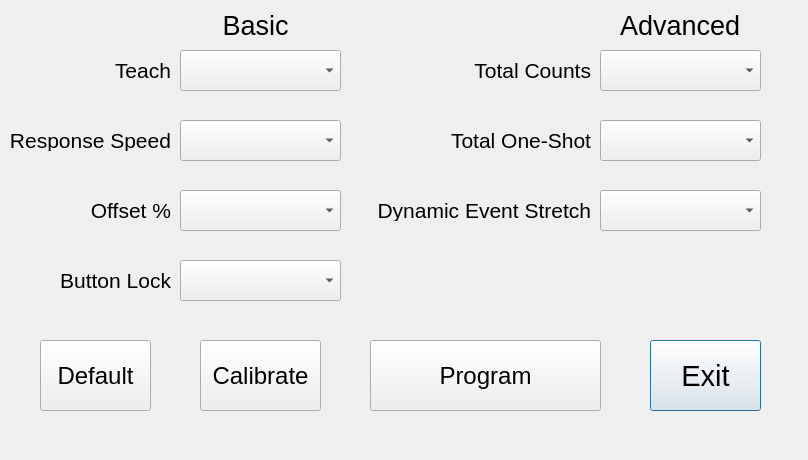
<?xml version="1.0" encoding="UTF-8"?>
<ui version="4.0">
 <class>CounterConfig</class>
 <widget class="QDialog" name="CounterConfig">
  <property name="geometry">
   <rect>
    <x>0</x>
    <y>0</y>
    <width>808</width>
    <height>460</height>
   </rect>
  </property>
  <property name="font">
   <font>
    <family>Arial</family>
   </font>
  </property>
  <property name="windowTitle">
   <string>CounterConfig</string>
  </property>
  <widget class="QPushButton" name="btnExit">
   <property name="geometry">
    <rect>
     <x>650</x>
     <y>340</y>
     <width>111</width>
     <height>71</height>
    </rect>
   </property>
   <property name="font">
    <font>
     <pointsize>22</pointsize>
    </font>
   </property>
   <property name="text">
    <string>Exit</string>
   </property>
  </widget>
  <widget class="QLabel" name="lblTeach">
   <property name="geometry">
    <rect>
     <x>0</x>
     <y>60</y>
     <width>171</width>
     <height>21</height>
    </rect>
   </property>
   <property name="font">
    <font>
     <pointsize>16</pointsize>
    </font>
   </property>
   <property name="text">
    <string>Teach</string>
   </property>
   <property name="scaledContents">
    <bool>false</bool>
   </property>
   <property name="alignment">
    <set>Qt::AlignRight|Qt::AlignTrailing|Qt::AlignVCenter</set>
   </property>
  </widget>
  <widget class="QLabel" name="lblResponseSpeed">
   <property name="geometry">
    <rect>
     <x>0</x>
     <y>130</y>
     <width>171</width>
     <height>21</height>
    </rect>
   </property>
   <property name="font">
    <font>
     <pointsize>16</pointsize>
    </font>
   </property>
   <property name="text">
    <string>Response Speed</string>
   </property>
   <property name="scaledContents">
    <bool>false</bool>
   </property>
   <property name="alignment">
    <set>Qt::AlignRight|Qt::AlignTrailing|Qt::AlignVCenter</set>
   </property>
  </widget>
  <widget class="QLabel" name="lblOffsetPercent">
   <property name="geometry">
    <rect>
     <x>0</x>
     <y>200</y>
     <width>171</width>
     <height>21</height>
    </rect>
   </property>
   <property name="font">
    <font>
     <pointsize>16</pointsize>
    </font>
   </property>
   <property name="text">
    <string>Offset %</string>
   </property>
   <property name="scaledContents">
    <bool>false</bool>
   </property>
   <property name="alignment">
    <set>Qt::AlignRight|Qt::AlignTrailing|Qt::AlignVCenter</set>
   </property>
  </widget>
  <widget class="QLabel" name="lblButtonLock">
   <property name="geometry">
    <rect>
     <x>0</x>
     <y>270</y>
     <width>171</width>
     <height>21</height>
    </rect>
   </property>
   <property name="font">
    <font>
     <pointsize>16</pointsize>
    </font>
   </property>
   <property name="text">
    <string>Button Lock</string>
   </property>
   <property name="scaledContents">
    <bool>false</bool>
   </property>
   <property name="alignment">
    <set>Qt::AlignRight|Qt::AlignTrailing|Qt::AlignVCenter</set>
   </property>
  </widget>
  <widget class="QRadioButton" name="radioButton">
   <property name="geometry">
    <rect>
     <x>-200</x>
     <y>230</y>
     <width>82</width>
     <height>17</height>
    </rect>
   </property>
   <property name="text">
    <string>RadioButton</string>
   </property>
  </widget>
  <widget class="QLabel" name="lblBasic">
   <property name="geometry">
    <rect>
     <x>200</x>
     <y>10</y>
     <width>111</width>
     <height>31</height>
    </rect>
   </property>
   <property name="font">
    <font>
     <family>Arial</family>
     <pointsize>20</pointsize>
    </font>
   </property>
   <property name="text">
    <string>Basic</string>
   </property>
   <property name="alignment">
    <set>Qt::AlignCenter</set>
   </property>
  </widget>
  <widget class="QLabel" name="lblAdvanced">
   <property name="geometry">
    <rect>
     <x>620</x>
     <y>10</y>
     <width>131</width>
     <height>31</height>
    </rect>
   </property>
   <property name="font">
    <font>
     <family>Arial</family>
     <pointsize>20</pointsize>
    </font>
   </property>
   <property name="text">
    <string>Advanced</string>
   </property>
  </widget>
  <widget class="QLabel" name="lblTotalCounts">
   <property name="geometry">
    <rect>
     <x>360</x>
     <y>60</y>
     <width>231</width>
     <height>21</height>
    </rect>
   </property>
   <property name="font">
    <font>
     <pointsize>16</pointsize>
    </font>
   </property>
   <property name="text">
    <string>Total Counts</string>
   </property>
   <property name="alignment">
    <set>Qt::AlignRight|Qt::AlignTrailing|Qt::AlignVCenter</set>
   </property>
  </widget>
  <widget class="QLabel" name="lblTotalOneShot">
   <property name="geometry">
    <rect>
     <x>360</x>
     <y>130</y>
     <width>231</width>
     <height>21</height>
    </rect>
   </property>
   <property name="font">
    <font>
     <pointsize>16</pointsize>
    </font>
   </property>
   <property name="text">
    <string>Total One-Shot</string>
   </property>
   <property name="alignment">
    <set>Qt::AlignRight|Qt::AlignTrailing|Qt::AlignVCenter</set>
   </property>
  </widget>
  <widget class="QLabel" name="lblDynamicEventStretch">
   <property name="geometry">
    <rect>
     <x>360</x>
     <y>200</y>
     <width>231</width>
     <height>21</height>
    </rect>
   </property>
   <property name="font">
    <font>
     <pointsize>16</pointsize>
    </font>
   </property>
   <property name="text">
    <string>Dynamic Event Stretch</string>
   </property>
   <property name="alignment">
    <set>Qt::AlignRight|Qt::AlignTrailing|Qt::AlignVCenter</set>
   </property>
  </widget>
  <widget class="QPushButton" name="btnProgram">
   <property name="geometry">
    <rect>
     <x>370</x>
     <y>340</y>
     <width>231</width>
     <height>71</height>
    </rect>
   </property>
   <property name="font">
    <font>
     <pointsize>18</pointsize>
    </font>
   </property>
   <property name="text">
    <string>Program</string>
   </property>
  </widget>
  <widget class="QPushButton" name="btnDefault">
   <property name="geometry">
    <rect>
     <x>40</x>
     <y>340</y>
     <width>111</width>
     <height>71</height>
    </rect>
   </property>
   <property name="font">
    <font>
     <pointsize>18</pointsize>
    </font>
   </property>
   <property name="text">
    <string>Default</string>
   </property>
  </widget>
  <widget class="QComboBox" name="cmbTeach">
   <property name="geometry">
    <rect>
     <x>180</x>
     <y>50</y>
     <width>161</width>
     <height>41</height>
    </rect>
   </property>
   <property name="font">
    <font>
     <pointsize>16</pointsize>
    </font>
   </property>
   <property name="focusPolicy">
    <enum>Qt::NoFocus</enum>
   </property>
  </widget>
  <widget class="QComboBox" name="cmbResponseSpeed">
   <property name="geometry">
    <rect>
     <x>180</x>
     <y>120</y>
     <width>161</width>
     <height>41</height>
    </rect>
   </property>
   <property name="font">
    <font>
     <pointsize>16</pointsize>
    </font>
   </property>
   <property name="focusPolicy">
    <enum>Qt::NoFocus</enum>
   </property>
  </widget>
  <widget class="QComboBox" name="cmbOffset">
   <property name="geometry">
    <rect>
     <x>180</x>
     <y>190</y>
     <width>161</width>
     <height>41</height>
    </rect>
   </property>
   <property name="font">
    <font>
     <pointsize>16</pointsize>
    </font>
   </property>
   <property name="focusPolicy">
    <enum>Qt::NoFocus</enum>
   </property>
  </widget>
  <widget class="QComboBox" name="cmbButtonLock">
   <property name="geometry">
    <rect>
     <x>180</x>
     <y>260</y>
     <width>161</width>
     <height>41</height>
    </rect>
   </property>
   <property name="font">
    <font>
     <pointsize>16</pointsize>
    </font>
   </property>
   <property name="focusPolicy">
    <enum>Qt::NoFocus</enum>
   </property>
  </widget>
  <widget class="QComboBox" name="cmbTotalCounts">
   <property name="geometry">
    <rect>
     <x>600</x>
     <y>50</y>
     <width>161</width>
     <height>41</height>
    </rect>
   </property>
   <property name="font">
    <font>
     <pointsize>16</pointsize>
    </font>
   </property>
   <property name="focusPolicy">
    <enum>Qt::NoFocus</enum>
   </property>
  </widget>
  <widget class="QComboBox" name="cmbTotalOneShot">
   <property name="geometry">
    <rect>
     <x>600</x>
     <y>120</y>
     <width>161</width>
     <height>41</height>
    </rect>
   </property>
   <property name="font">
    <font>
     <pointsize>16</pointsize>
    </font>
   </property>
   <property name="focusPolicy">
    <enum>Qt::NoFocus</enum>
   </property>
  </widget>
  <widget class="QComboBox" name="cmbDynamicEventStretch">
   <property name="geometry">
    <rect>
     <x>600</x>
     <y>190</y>
     <width>161</width>
     <height>41</height>
    </rect>
   </property>
   <property name="font">
    <font>
     <pointsize>16</pointsize>
    </font>
   </property>
   <property name="focusPolicy">
    <enum>Qt::NoFocus</enum>
   </property>
  </widget>
  <widget class="QPushButton" name="btnCalibrate">
   <property name="geometry">
    <rect>
     <x>200</x>
     <y>340</y>
     <width>121</width>
     <height>71</height>
    </rect>
   </property>
   <property name="font">
    <font>
     <pointsize>18</pointsize>
    </font>
   </property>
   <property name="text">
    <string>Calibrate</string>
   </property>
  </widget>
  <widget class="QLabel" name="lblInfo">
   <property name="geometry">
    <rect>
     <x>20</x>
     <y>419</y>
     <width>731</width>
     <height>31</height>
    </rect>
   </property>
   <property name="font">
    <font>
     <family>MS Shell Dlg 2</family>
     <pointsize>12</pointsize>
    </font>
   </property>
   <property name="text">
    <string/>
   </property>
  </widget>
 </widget>
 <resources/>
 <connections/>
</ui>
